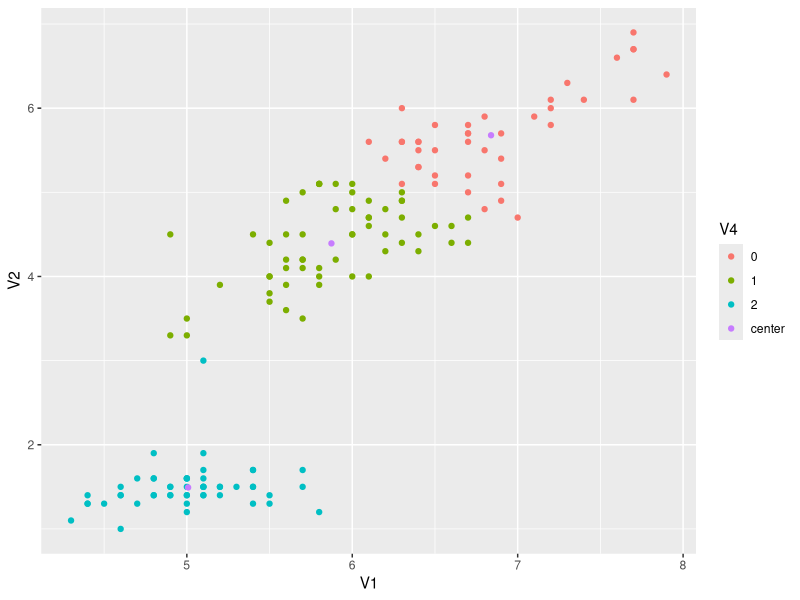

The R source for this figure:
require(ggplot2)
centers <- read.table('center.csv',sep=",",stringsAsFactors=FALSE)
dframe <- read.table('result.csv',sep=",",stringsAsFactors=FALSE)
dframe<-data.frame(dframe$V1,dframe$V2,dframe$V3,as.character(dframe$V4))
names(dframe)<-c('V1','V2','V3','V4')
ggplot(dframe,aes(x=V1,y=V2,col=V4))+geom_point()+geom_point(data=centers,aes(x=V1,y=V2,col=V3))



message("Press Return To Continue")
invisible(readLines("stdin", n=1))
